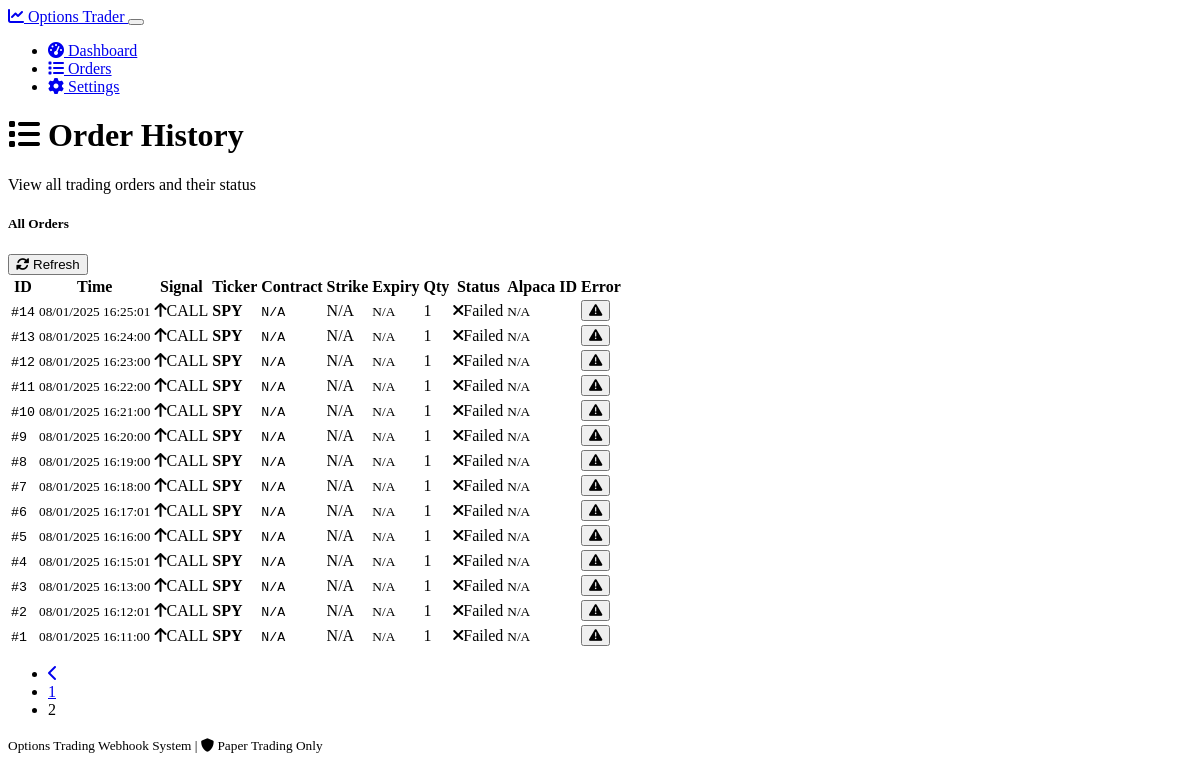
/orders?page=2, run on the app's committed database.
### models.py (models this page shows, shortened)
class Order(db.Model):
    id = db.Column(db.Integer, primary_key=True)
    ticker = db.Column(db.String(10), nullable=False)
    signal = db.Column(db.String(10), nullable=False)  # CALL or PUT
    contract_symbol = db.Column(db.String(50))
    quantity = db.Column(db.Integer, nullable=False)
    strike_price = db.Column(db.Float)
    expiry_date = db.Column(db.String(20))
    order_status = db.Column(db.String(20), default='pending')
    alpaca_order_id = db.Column(db.String(50))
    error_message = db.Column(Text)
    created_at = db.Column(db.DateTime, default=datetime.utcnow)
    filled_at = db.Column(db.DateTime)

### routes.py (the view)
@app.route("/orders")
def orders():
    page = request.args.get('page', 1, type=int)
    per_page = 20
    orders = Order.query.order_by(Order.created_at.desc()).paginate(
        page=page, per_page=per_page, error_out=False
    )
    return render_template('orders.html', orders=orders)

### templates/orders.html (shortened to what this page needs)
{% extends "base.html" %}
{% block content %}
<div class="row mb-4">
    <div class="col-12">
        <h1 class="h2 mb-0">
            <i class="fas fa-list me-2"></i>
            Order History
        </h1>
        <p class="text-muted">View all trading orders and their status</p>
    </div>
</div>
<div class="row">
    <div class="col-12">
        <div class="card">
            <div class="card-header d-flex justify-content-between align-items-center">
                <h5 class="mb-0">All Orders</h5>
                <button class="btn btn-outline-primary btn-sm" onclick="refreshOrders()">
                    <i class="fas fa-sync-alt me-1"></i> Refresh
                </button>
            </div>
            <div class="card-body">
                {% if orders.items %}
                    <div class="table-responsive">
                        <table class="table table-hover">
                            <thead>
                                <tr>
                                    <th>ID</th>
                                    <th>Time</th>
                                    <th>Signal</th>
                                    <th>Ticker</th>
                                    <th>Contract</th>
                                    <th>Strike</th>
                                    <th>Expiry</th>
                                    <th>Qty</th>
                                    <th>Status</th>
                                    <th>Alpaca ID</th>
                                    <th>Error</th>
                                </tr>
                            </thead>
                            <tbody>
                                {% for order in orders.items %}
                                <tr>
                                    <td>
                                        <small class="font-monospace">#{{ order.id }}</small>
                                    </td>
                                    <td>
                                        <small>
                                            {{ order.created_at.strftime('%m/%d/%Y %H:%M:%S') if order.created_at else 'N/A' }}
                                        </small>
                                    </td>
                                    <td>
                                        <span class="badge bg-{{ 'success' if order.signal == 'CALL' else 'danger' }}">
                                            {% if order.signal == 'CALL' %}
                                                <i class="fas fa-arrow-up me-1"></i>{{ order.signal }}
                                            {% else %}
                                                <i class="fas fa-arrow-down me-1"></i>{{ order.signal }}
                                            {% endif %}
                                        </span>
                                    </td>
                                    <td><strong>{{ order.ticker }}</strong></td>
                                    <td>
                                        <small class="font-monospace">
                                            {{ order.contract_symbol or 'N/A' }}
                                        </small>
                                    </td>
                                    <td>
                                        {% if order.strike_price %}
                                            ${{ "%.2f"|format(order.strike_price) }}
                                        {% else %}
                                            N/A
                                        {% endif %}
                                    </td>
                                    <td>
                                        <small>{{ order.expiry_date or 'N/A' }}</small>
                                    </td>
                                    <td>{{ order.quantity }}</td>
                                    <td>
                                        {% if order.order_status == 'submitted' %}
                                            <span class="badge bg-success">
                                                <i class="fas fa-check me-1"></i>Success
                                            </span>
                                        {% elif order.order_status == 'failed' %}
                                            <span class="badge bg-danger">
                                                <i class="fas fa-times me-1"></i>Failed
                                            </span>
                                        {% elif order.order_status == 'processing' %}
                                            <span class="badge bg-warning">
                                                <i class="fas fa-clock me-1"></i>Processing
                                            </span>
                                        {% else %}
                                            <span class="badge bg-secondary">{{ order.order_status }}</span>
                                        {% endif %}
                                    </td>
                                    <td>
                                        {% if order.alpaca_order_id %}
                                            <small class="font-monospace">{{ order.alpaca_order_id[:8] }}...</small>
                                        {% else %}
                                            <small class="text-muted">N/A</small>
                                        {% endif %}
                                    </td>
                                    <td>
                                        {% if order.error_message %}
                                            <button class="btn btn-outline-danger btn-sm"
                                                    data-bs-toggle="tooltip"
                                                    title="{{ order.error_message }}">
                                                <i class="fas fa-exclamation-triangle"></i>
                                            </button>
                                        {% else %}
                                            <small class="text-muted">None</small>
                                        {% endif %}
                                    </td>
                                </tr>
                                {% endfor %}
                            </tbody>
                        </table>
                    </div>
                    {% if orders.pages > 1 %}
                        <nav aria-label="Order pagination" class="mt-3">
                            <ul class="pagination justify-content-center">
                                {% if orders.has_prev %}
                                    <li class="page-item">
                                        <a class="page-link" href="{{ url_for('orders', page=orders.prev_num) }}">
                                            <i class="fas fa-chevron-left"></i>
                                        </a>
                                    </li>
                                {% endif %}
                                {% for page_num in orders.iter_pages() %}
                                    {% if page_num %}
                                        {% if page_num != orders.page %}
                                            <li class="page-item">
                                                <a class="page-link" href="{{ url_for('orders', page=page_num) }}">{{ page_num }}</a>
                                            </li>
                                        {% else %}
                                            <li class="page-item active">
                                                <span class="page-link">{{ page_num }}</span>
                                            </li>
                                        {% endif %}
                                    {% else %}
                                        <li class="page-item disabled">
                                            <span class="page-link">...</span>
                                        </li>
                                    {% endif %}
                                {% endfor %}
                            </ul>
                        </nav>
                    {% endif %}
                {% endif %}
            </div>
        </div>
    </div>
</div>
{% endblock %}

### static/css/trading.css (style rules this page uses)
.font-monospace { font-family: 'SF Mono', Monaco, 'Inconsolata', 'Fira Code', 'Fira Mono', 'Droid Sans Mono', 'Consolas', monospace; }

### data on the page
Order: id "14", created_at "08/01/2025 16:25:01", signal "CALL", ticker "SPY", contract_symbol "N/A", expiry_date "N/A", quantity "1", order_status "failed" (drawn)
Order: id "13", created_at "08/01/2025 16:24:00", signal "CALL", ticker "SPY", contract_symbol "N/A", expiry_date "N/A", quantity "1", order_status "failed" (drawn)
Order: id "12", created_at "08/01/2025 16:23:00", signal "CALL", ticker "SPY", contract_symbol "N/A", expiry_date "N/A", quantity "1", order_status "failed" (drawn)
Order: id "11", created_at "08/01/2025 16:22:00", signal "CALL", ticker "SPY", contract_symbol "N/A", expiry_date "N/A", quantity "1", order_status "failed" (drawn)
Order: id "10", created_at "08/01/2025 16:21:00", signal "CALL", ticker "SPY", contract_symbol "N/A", expiry_date "N/A", quantity "1", order_status "failed" (drawn)
Order: id "9", created_at "08/01/2025 16:20:00", signal "CALL", ticker "SPY", contract_symbol "N/A", expiry_date "N/A", quantity "1", order_status "failed" (drawn)
Order: id "8", created_at "08/01/2025 16:19:00", signal "CALL", ticker "SPY", contract_symbol "N/A", expiry_date "N/A", quantity "1", order_status "failed" (drawn)
Order: id "7", created_at "08/01/2025 16:18:00", signal "CALL", ticker "SPY", contract_symbol "N/A", expiry_date "N/A", quantity "1", order_status "failed" (drawn)
Order: id "6", created_at "08/01/2025 16:17:01", signal "CALL", ticker "SPY", contract_symbol "N/A", expiry_date "N/A", quantity "1", order_status "failed" (drawn)
Order: id "5", created_at "08/01/2025 16:16:00", signal "CALL", ticker "SPY", contract_symbol "N/A", expiry_date "N/A", quantity "1", order_status "failed" (drawn)
Order: id "4", created_at "08/01/2025 16:15:01", signal "CALL", ticker "SPY", contract_symbol "N/A", expiry_date "N/A", quantity "1", order_status "failed" (drawn)
Order: id "3", created_at "08/01/2025 16:13:00", signal "CALL", ticker "SPY", contract_symbol "N/A", expiry_date "N/A", quantity "1", order_status "failed" (drawn)
Order: id "2", created_at "08/01/2025 16:12:01", signal "CALL", ticker "SPY", contract_symbol "N/A", expiry_date "N/A", quantity "1", order_status "failed" (drawn)
Order: id "1", created_at "08/01/2025 16:11:00", signal "CALL", ticker "SPY", contract_symbol "N/A", expiry_date "N/A", quantity "1", order_status "failed" (drawn)

### other printed values
{{ page_num }} "1"
{{ page_num }} "2"
